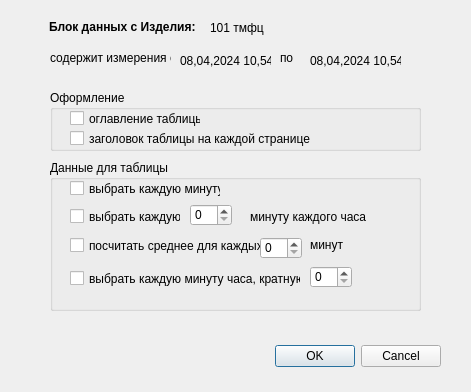
<?xml version="1.0" encoding="UTF-8"?>
<ui version="4.0">
 <class>Dialog</class>
 <widget class="QDialog" name="Dialog">
  <property name="geometry">
   <rect>
    <x>0</x>
    <y>0</y>
    <width>471</width>
    <height>392</height>
   </rect>
  </property>
  <property name="sizePolicy">
   <sizepolicy hsizetype="Fixed" vsizetype="Fixed">
    <horstretch>0</horstretch>
    <verstretch>0</verstretch>
   </sizepolicy>
  </property>
  <property name="minimumSize">
   <size>
    <width>471</width>
    <height>392</height>
   </size>
  </property>
  <property name="maximumSize">
   <size>
    <width>471</width>
    <height>392</height>
   </size>
  </property>
  <property name="windowTitle">
   <string>Создание xls-таблицы блока данных</string>
  </property>
  <property name="windowIcon">
   <iconset>
    <normaloff>../../../../Farmsib/Icons/free-icon-first-aid-kit-2992082.png</normaloff>../../../../Farmsib/Icons/free-icon-first-aid-kit-2992082.png</iconset>
  </property>
  <widget class="QDialogButtonBox" name="buttonBox">
   <property name="geometry">
    <rect>
     <x>100</x>
     <y>340</y>
     <width>341</width>
     <height>32</height>
    </rect>
   </property>
   <property name="orientation">
    <enum>Qt::Horizontal</enum>
   </property>
   <property name="standardButtons">
    <set>QDialogButtonBox::Cancel|QDialogButtonBox::Ok</set>
   </property>
  </widget>
  <widget class="QLabel" name="label_3">
   <property name="geometry">
    <rect>
     <x>50</x>
     <y>50</y>
     <width>121</width>
     <height>16</height>
    </rect>
   </property>
   <property name="text">
    <string>содержит измерения с:</string>
   </property>
  </widget>
  <widget class="QLabel" name="label_5">
   <property name="geometry">
    <rect>
     <x>280</x>
     <y>50</y>
     <width>47</width>
     <height>16</height>
    </rect>
   </property>
   <property name="text">
    <string>по</string>
   </property>
  </widget>
  <widget class="QLabel" name="label_4">
   <property name="geometry">
    <rect>
     <x>180</x>
     <y>50</y>
     <width>91</width>
     <height>21</height>
    </rect>
   </property>
   <property name="text">
    <string>08,04,2024 10,54</string>
   </property>
  </widget>
  <widget class="QGroupBox" name="groupBox_2">
   <property name="geometry">
    <rect>
     <x>50</x>
     <y>160</y>
     <width>371</width>
     <height>151</height>
    </rect>
   </property>
   <property name="title">
    <string>Данные для таблицы</string>
   </property>
   <widget class="QCheckBox" name="checkBox_3">
    <property name="geometry">
     <rect>
      <x>20</x>
      <y>20</y>
      <width>151</width>
      <height>17</height>
     </rect>
    </property>
    <property name="text">
     <string>выбрать каждую минуту</string>
    </property>
   </widget>
   <widget class="QCheckBox" name="checkBox_4">
    <property name="geometry">
     <rect>
      <x>20</x>
      <y>48</y>
      <width>111</width>
      <height>17</height>
     </rect>
    </property>
    <property name="text">
     <string>выбрать каждую</string>
    </property>
   </widget>
   <widget class="QCheckBox" name="checkBox_5">
    <property name="geometry">
     <rect>
      <x>20</x>
      <y>77</y>
      <width>191</width>
      <height>17</height>
     </rect>
    </property>
    <property name="text">
     <string>посчитать среднее для каждых</string>
    </property>
   </widget>
   <widget class="QCheckBox" name="checkBox_6">
    <property name="geometry">
     <rect>
      <x>20</x>
      <y>110</y>
      <width>231</width>
      <height>17</height>
     </rect>
    </property>
    <property name="text">
     <string>выбрать каждую минуту часа, кратную</string>
    </property>
   </widget>
   <widget class="QSpinBox" name="spinBox">
    <property name="geometry">
     <rect>
      <x>140</x>
      <y>44</y>
      <width>42</width>
      <height>22</height>
     </rect>
    </property>
   </widget>
   <widget class="QLabel" name="label_7">
    <property name="geometry">
     <rect>
      <x>200</x>
      <y>46</y>
      <width>121</width>
      <height>21</height>
     </rect>
    </property>
    <property name="text">
     <string>минуту каждого часа</string>
    </property>
   </widget>
   <widget class="QSpinBox" name="spinBox_2">
    <property name="geometry">
     <rect>
      <x>210</x>
      <y>77</y>
      <width>42</width>
      <height>22</height>
     </rect>
    </property>
   </widget>
   <widget class="QLabel" name="label_8">
    <property name="geometry">
     <rect>
      <x>260</x>
      <y>77</y>
      <width>47</width>
      <height>16</height>
     </rect>
    </property>
    <property name="text">
     <string>минут</string>
    </property>
   </widget>
   <widget class="QSpinBox" name="spinBox_3">
    <property name="geometry">
     <rect>
      <x>260</x>
      <y>106</y>
      <width>42</width>
      <height>22</height>
     </rect>
    </property>
   </widget>
  </widget>
  <widget class="QLabel" name="label_2">
   <property name="geometry">
    <rect>
     <x>210</x>
     <y>20</y>
     <width>191</width>
     <height>16</height>
    </rect>
   </property>
   <property name="text">
    <string>101 тмфц</string>
   </property>
  </widget>
  <widget class="QLabel" name="label">
   <property name="geometry">
    <rect>
     <x>49</x>
     <y>19</y>
     <width>151</width>
     <height>16</height>
    </rect>
   </property>
   <property name="font">
    <font>
     <weight>75</weight>
     <bold>true</bold>
    </font>
   </property>
   <property name="text">
    <string>Блок данных с Изделия:</string>
   </property>
  </widget>
  <widget class="QLabel" name="label_6">
   <property name="geometry">
    <rect>
     <x>310</x>
     <y>50</y>
     <width>91</width>
     <height>21</height>
    </rect>
   </property>
   <property name="text">
    <string>08,04,2024 10,54</string>
   </property>
  </widget>
  <widget class="QGroupBox" name="groupBox">
   <property name="geometry">
    <rect>
     <x>50</x>
     <y>90</y>
     <width>371</width>
     <height>61</height>
    </rect>
   </property>
   <property name="title">
    <string>Оформление</string>
   </property>
   <widget class="QCheckBox" name="checkBox">
    <property name="geometry">
     <rect>
      <x>20</x>
      <y>20</y>
      <width>131</width>
      <height>17</height>
     </rect>
    </property>
    <property name="text">
     <string>оглавление таблицы</string>
    </property>
   </widget>
   <widget class="QCheckBox" name="checkBox_2">
    <property name="geometry">
     <rect>
      <x>20</x>
      <y>40</y>
      <width>241</width>
      <height>17</height>
     </rect>
    </property>
    <property name="text">
     <string>заголовок таблицы на каждой странице</string>
    </property>
   </widget>
  </widget>
 </widget>
 <resources/>
 <connections>
  <connection>
   <sender>buttonBox</sender>
   <signal>accepted()</signal>
   <receiver>Dialog</receiver>
   <slot>accept()</slot>
   <hints>
    <hint type="sourcelabel">
     <x>248</x>
     <y>254</y>
    </hint>
    <hint type="destinationlabel">
     <x>157</x>
     <y>274</y>
    </hint>
   </hints>
  </connection>
  <connection>
   <sender>buttonBox</sender>
   <signal>rejected()</signal>
   <receiver>Dialog</receiver>
   <slot>reject()</slot>
   <hints>
    <hint type="sourcelabel">
     <x>316</x>
     <y>260</y>
    </hint>
    <hint type="destinationlabel">
     <x>286</x>
     <y>274</y>
    </hint>
   </hints>
  </connection>
 </connections>
</ui>
